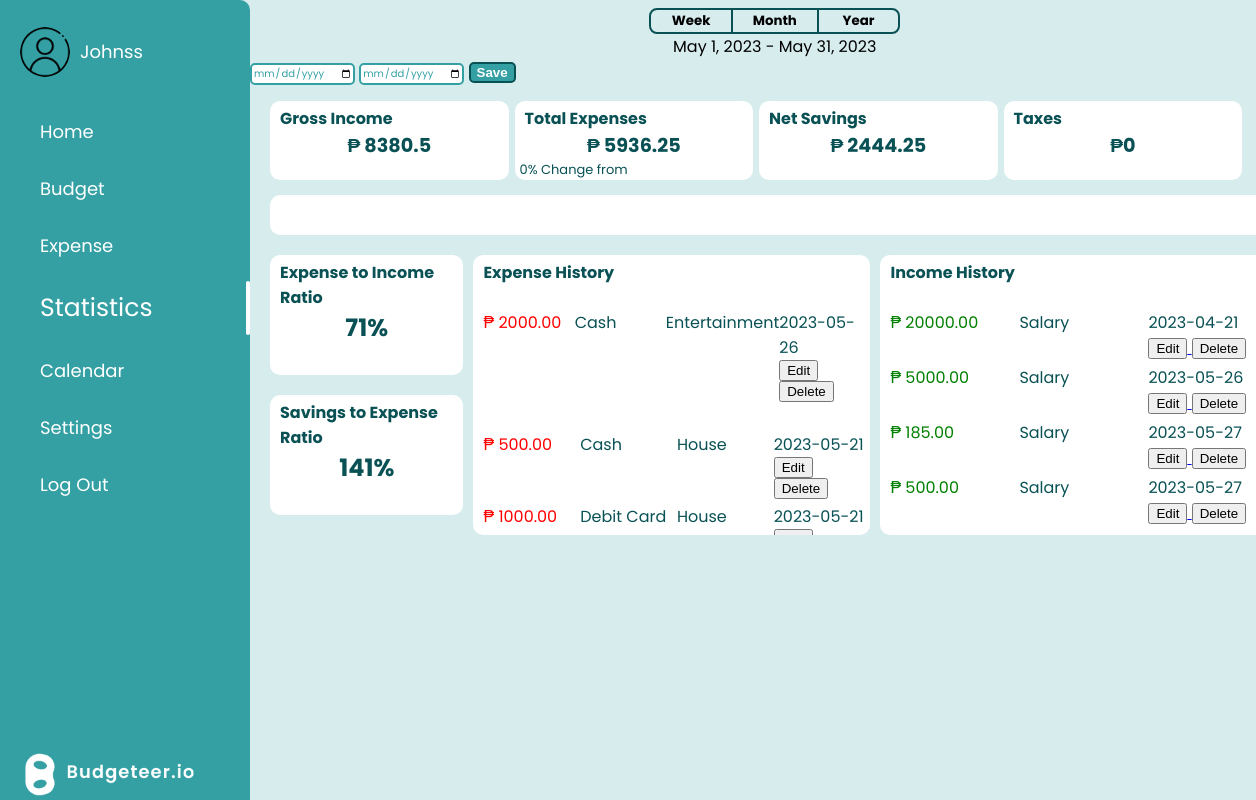
The app's page /budgeteer/summary.php (signed in) with its own data.
### tables this page shows
CREATE TABLE `users` (
  `user_id` int(11) NOT NULL,
  `first_name` varchar(255) NOT NULL,
  `last_name` varchar(255) NOT NULL,
  `username` varchar(20) NOT NULL,
  `email` varchar(50) NOT NULL,
  `password` varchar(255) NOT NULL
);

CREATE TABLE `expenses` (
  `expense_id` int(11) NOT NULL,
  `user_id` int(11) NOT NULL,
  `expense_amount` decimal(8,2) NOT NULL,
  `expense_date` date NOT NULL,
  `payment_method_id` int(11) NOT NULL,
  `category_id` int(11) NOT NULL,
  `expense_comment` varchar(100) DEFAULT NULL
);

CREATE TABLE `payment_methods` (
  `payment_method_id` int(11) NOT NULL,
  `payment_method` varchar(50) NOT NULL
);

CREATE TABLE `incomes` (
  `income_id` int(11) NOT NULL,
  `user_id` int(11) NOT NULL,
  `income_amount` decimal(8,2) NOT NULL,
  `income_date` date NOT NULL,
  `category_id` int(11) NOT NULL,
  `income_comment` varchar(100) DEFAULT NULL
);

### budgeteer/summary.php (the view, shortened to what this page needs)
<?php
	$startDate = 00-00-00;
	$endDate = 00-00-00;
	if(isset($_SESSION['loggedUserId'])) {
		require_once 'database.php';
    $month = date('m');
		$year = date('Y');
		$startDate = date('Y-m-01', mktime(0, 0, 0, $month, 1, $year));
		$endDate = date('Y-m-t', mktime(0, 0, 0, $month, 1, $year));
			$expensesQuery = $db -> prepare(
			"SELECT e.category_id, ec.expense_category, SUM(e.expense_amount) AS expense_amount
			FROM expenses e NATURAL JOIN expense_categories ec
			WHERE e.user_id=:loggedUserId AND e.expense_date BETWEEN :startDate AND :endDate
			GROUP BY e.category_id
			ORDER BY expense_amount DESC");
			$expensesQuery -> execute([':loggedUserId'=> $_SESSION['loggedUserId'], ':startDate'=> $startDate, ':endDate'=> $endDate]);
			$expensesOfLoggedUser = $expensesQuery -> fetchAll();
			$incomesQuery = $db -> prepare(
			"SELECT i.category_id, ic.income_category, SUM(i.income_amount) AS income_amount
			FROM incomes i NATURAL JOIN income_categories ic
			WHERE i.user_id=:loggedUserId AND i.income_date BETWEEN :startDate AND :endDate
			GROUP BY i.category_id
			ORDER BY income_amount DESC");
			$incomesQuery -> execute([':loggedUserId'=> $_SESSION['loggedUserId'], ':startDate'=> $startDate, ':endDate'=> $endDate]);
			$incomesOfLoggedUser = $incomesQuery -> fetchAll();
	} else {
		header ("Location: login.php");
		exit();
	}
?>
<!DOCTYPE html>
<html>
<head>
	  <link rel="stylesheet" type="text/css" href="summary1.css">
    <link rel="stylesheet" href="https://cdnjs.cloudflare.com/ajax/libs/font-awesome/6.2.1/css/all.min.css">
</head>
<body onload="drawChart(incomes, expenses)" onresize="drawChart(incomes, expenses)">
	<div class="navbar">
		<div class="profile">
			<img src="images/profile pic.png" alt="Profile Picture">
			<?php
				$servername = "localhost";
				$username = "root";
				$password = "";
				$dbname = "my_budget";
				$conn = new mysqli($servername, $username, $password, $dbname);
				$user_id = $_SESSION['loggedUserId'];
				$sql = "SELECT first_name FROM users WHERE user_id = '$user_id'";
				$result =  mysqli_query($conn, $sql);
				if (mysqli_num_rows($result) > 0) {
					$row = mysqli_fetch_assoc($result);
					$current_fname = $row['first_name'];
				}
				echo'<p>';
				echo $current_fname;
				echo'</p>';
			?>
		</div>
		<ul>
			<li>
        <?php
          $userStartDate = date('Y-m-d');
		      $userEndDate = date('Y-m-d');
          echo '<a href="home.php?userStartDate='.$userStartDate.'&userEndDate='.$userEndDate.'">Home</a>';
        ?>
      </li>
			<li><a href="budget.php">Budget</a></li>
      <li><a href="expense.php">Expense</a></li>
			<li>
        <?php
          $userStartDate = date('Y-m-01');
          $userEndDate = date('Y-m-t');
          echo '<a href="summary.php?userStartDate='.$userStartDate.'&userEndDate='.$userEndDate.'.&period=month" class="active">Statistics</a>';
        ?>
      </li>
      <li><a href="calendar.php">Calendar</a></li>
      <li><a href="settings.php">Settings</a></li>
      <li><a href="logout.php">Log Out</a></li>
		</ul>
        <div class="logo">
            <img src="images/Logo3.png" alt="Logo">
          </div>
	</div>
<div class="container">
      <div class="center-div" >
        <div class="date-buttons">
              <?php
                $today = date('Y-m-d');
                $userStartDate = date('Y-m-d', strtotime('last Sunday', strtotime($today)));
                $userEndDate = date('Y-m-d', strtotime('next Saturday', strtotime($userStartDate)));
              ?>
              <button class="weekButton" onclick="location.href='summary.php?userStartDate=<?php echo $userStartDate; ?>&userEndDate=<?php echo $userEndDate; ?>&period=week'">Week</button>
              <?php
                $userStartDate = date('Y-m-01');
                $userEndDate = date('Y-m-t');
              ?>
              <button class="monthButton" onclick="location.href='summary.php?userStartDate=<?php echo $userStartDate; ?>&userEndDate=<?php echo $userEndDate; ?>&period=month'">Month</button>
              <?php
                $userStartDate = date('Y-01-01');
                $userEndDate = date('Y-12-31');
              ?>
              <button class="yearButton" onclick="location.href='summary.php?userStartDate=<?php echo $userStartDate; ?>&userEndDate=<?php echo $userEndDate; ?>&period=year'">Year</button>
        </div>
        <div class="date-range">
            <?php
            echo "<span class='date' id ='result'>".date('M j, Y', strtotime($startDate))."</span>  -  <span class='date' id ='result'>".date('M j, Y', strtotime($endDate))."</span>";
            ?>
        </div>
  </div>
            <div class="test">
            <form action="summary.php" method="GET" >
              <input class="date-range-input" type="date" name="userStartDate" required>
              <input class="date-range-input" type="date" name="userEndDate" required>
              <button type="submit" class="date-range-saveBtn">Save</button>
            </form>
            <?php
              $startDate = $_GET['userStartDate'] ?? $userStartDate;
              $endDate = $_GET['userEndDate'] ?? $userEndDate;
            ?>
            </div>
  </div>
  <div class="container-upper">
  <div class="grossIncome">
        <div class="box-label">Gross Income </div>
        <?php
          $totalIncomes = 0;
          foreach ($incomesOfLoggedUser as $incomes) {
                    $totalIncomes += $incomes['income_amount'];
          }
          echo'<div class="stat-amount"><center>₱ ';
          echo $totalIncomes;
          echo'</center></div>';
        ?>
  </div>
      <div class="totalExpense">
            <div class="box-label">Total Expenses </div>
            <?php
                    $totalExpenses = 0;
                    foreach ($expensesOfLoggedUser as $expenses) {
                      $totalExpenses += $expenses['expense_amount'];
                    }
                $prevPeriodLabel = '';
                $percentageChange = 0;
                $changeIndicator = '';
                if ($percentageChange > 0) {
                  $changeIndicator = 'Increase';
                } elseif ($percentageChange < 0) {
                  $changeIndicator = 'Decrease';
                } else {
                  $changeIndicator = 'Change';
                }
                echo '<div class="stat-amount"><center>';
                echo "<tr class=\"summary\"><td class=\"total\">₱ </td><td class=\"sum\">{$totalExpenses}</td></tr>";
                echo '</center></div>';
                echo "<div class='change-per'><tr style='font-size:small;' class=\"summary\"><td class=\"indicator\"></td><td class=\"indicator\">{$percentageChange}% {$changeIndicator} from {$prevPeriodLabel}</td></tr></div>";
                  ?>
      </div>
        <div class="netSavings">
              <div class="box-label">Net Savings </div>
              <?php
                  $totalIncomes = 0;
                  $totalExpenses = 0;
                  foreach ($incomesOfLoggedUser as $incomes) {
                    $totalIncomes += $incomes['income_amount'];
                  }
                  foreach ($expensesOfLoggedUser as $expenses) {
                    $totalExpenses += $expenses['expense_amount'];
                  }
                    $balance = $totalIncomes - $totalExpenses;
                    echo '<div class="stat-amount"><center>₱ '.$balance.'</center></div>';
                  ?>
        </div>
        <div class="taxes">
          <div class="box-label">Taxes </div>
          <?php
            $totalIncomes = 0;
            foreach ($incomesOfLoggedUser as $incomes) {
              $totalIncomes += $incomes['income_amount'];
            }
            $taxRate = 0;
            if ($totalIncomes > 0 && $totalIncomes <= 250000) {
                $taxRate = 0;
            } elseif ($totalIncomes > 250000 && $totalIncomes <= 400000) {
                $taxRate = 0.15;
            } elseif ($totalIncomes > 400000 && $totalIncomes <= 800000) {
                $taxRate = 0.2;
            } elseif ($totalIncomes > 800000 && $totalIncomes <= 2000000) {
                $taxRate = 0.25;
            } elseif ($totalIncomes > 2000000 && $totalIncomes <= 8000000) {
                $taxRate = 0.3;
            } elseif ($totalIncomes > 8000000) {
                $taxRate = 0.35;
            }
            $taxValue = $totalIncomes * $taxRate;
            echo'<div class="stat-amount"><center>₱';
            echo $taxValue;
            echo'</center></div>';
          ?>
        </div>
  </div>
  <div class="container-chart">
            <?php
            $totalIncomes = 0;
            $totalExpenses = 0;
            foreach ($incomesOfLoggedUser as $incomes) {
              $totalIncomes += $incomes['income_amount'];
            }
            foreach ($expensesOfLoggedUser as $expenses) {
              $totalExpenses += $expenses['expense_amount'];
            }
            ?>
  </div>
  <div class="container-lower">
      <div class="exp-to-inc">
        <div class="box-label">Expense to Income Ratio </div>
        <?php
          $eiRatio = 0;
          if ($totalIncomes != 0) {
            $eiRatio = round(($totalExpenses  / $totalIncomes) * 100);
          }
          echo'<div class="ratio"><center>';
          echo $eiRatio.'%';
          echo'</center></div>';
        ?>
      </div>
      <div class="savings-to-exp">
        <div class="box-label">Savings to Expense Ratio </div>
        <?php
          $siRatio = 0;
          if ($totalExpenses != 0) {
            $siRatio = round(($totalIncomes / $totalExpenses) * 100);
          }
          echo'<div class="ratio"><center>';
          echo $siRatio.'%';
          echo'</center></div>';
        ?>
      </div>
      <div class="exp-history">
        <div class="box-label">Expense History </div>
            <br>
              <?php
								foreach ($expensesOfLoggedUser as $expenses) {
									$expensesTableRowsQuery = $db -> prepare(
									"SELECT *
									FROM expenses e NATURAL JOIN payment_methods pm
									WHERE e.category_id=:expenseCategoryId AND e.user_id=:loggedUserId AND e.expense_date BETWEEN :startDate AND :endDate
									ORDER BY e.expense_date ASC");
									$expensesTableRowsQuery -> execute([':loggedUserId' => $_SESSION['loggedUserId'], ':expenseCategoryId' => $expenses['category_id'], ':startDate'=> $startDate, ':endDate'=> $endDate]);
									$expensesOfSpecificCategory = $expensesTableRowsQuery -> fetchAll();
									foreach ($expensesOfSpecificCategory as $categoryExpense) {
										echo "<div class='exp'>
                    <tr>
                      <div class='expAmount'> ₱
                        <td class=\"amount\" style='color: red;'>{$categoryExpense['expense_amount']}  </td>
                        </div>
                      <div class='expPayment'>
                        <td class=\"payment\">{$categoryExpense['payment_method']}</td>
                        </div>
                      <div class='expCategory'>
                        <td class=\"date\">{$expenses['expense_category']}</td>
                        </div>
                      <div class='expDate'>
                        <td class=\"date\">{$categoryExpense['expense_date']}</td>
                      </div>
                      <div class='expComment'>
                        <td class=\"comment\">{$categoryExpense['expense_comment']}<br></td>
                        </div>
              </tr>
              <td>
              <div class=\"col-md-11\">
              <a href=\"change_expense.php?expense_id={$categoryExpense['expense_id']});\">
                  <button class=\"btn-lg mt-3 mb-2 mx-1 signButton bg-primary\" type=\"button\">
                    <i class=\"icon-floppy\"></i> Edit
                  </button>
                </a>
                <a data-toggle=\"modal\" data-target=\"#discardExpenseModal\">
                <a href=\"delete_expense.php?expense_id={$categoryExpense['expense_id']};\">
                  <button class=\"btn-lg mt-3 mb-2 mx-1 signButton bg-danger\">
                    <i class=\"icon-cancel-circled\"></i> Delete
                  </button>
                </a>
              </div>
               </div>";
									}
                  echo'<br>';
								}
							?>
      </div>
      <div class="inc-history">
        <div class="box-label">Income History </div>
            <br>
            <?php
								foreach ($incomesOfLoggedUser as $incomes) {
									$incomesTableRowsQuery = $db -> prepare(
									"SELECT *
									FROM incomes
									WHERE category_id=:incomeCategoryId AND user_id=:loggedUserId AND income_date BETWEEN :startDate AND :endDate
									ORDER BY income_date ASC");
									$incomesTableRowsQuery -> execute([':loggedUserId' => $_SESSION['loggedUserId'], ':incomeCategoryId' => $incomes['category_id'], ':startDate'=> $startDate, ':endDate'=> $endDate]);
									$incomesOfSpecificCategory = $incomesTableRowsQuery -> fetchAll();
									foreach ($incomesOfSpecificCategory as $categoryIncome) {
										echo "<div class='inc'>
                    <tr>
                    <div class='incAmount'>₱
                      <td class=\"amount\">{$categoryIncome['income_amount']}  </td>
                      </div>
                      <div class='incCategory'>
                      <td class=\"comment\">{$incomes['income_category']}<br></td>
                      </div>
                    <div class='incDate'>
                      <td class=\"date\">{$categoryIncome['income_date']}</td>
                      </div>
                    <div class='incComment'>
                      <td class=\"comment\">{$categoryIncome['income_comment']}<br></td>
                      </div>
										</tr>
										<td>
										<div class=\"col-md-11\">
										<a href=\"change_income.php?income_id={$categoryIncome['income_id']});\">
												<button class=\"btn-lg mt-3 mb-2 mx-1 signButton bg-primary\" type=\"button\">
													<i class=\"icon-floppy\"></i> Edit
												</button>
											</a>
											<a data-toggle=\"modal\" data-target=\"#discardExpenseModal\">
											<a href=\"delete_income.php?income_id={$categoryIncome['income_id']};\">
												<button class=\"btn-lg mt-3 mb-2 mx-1 signButton bg-danger\">
													<i class=\"icon-cancel-circled\"></i> Delete
												</button>
											</a>
										</div>
                    </div>";
									}
                  echo'<br>';
								}
							?>
      </div>
    </div>
</body>
</html>

### records on screen
users: first_name "Johnss"
expenses: expense_amount "2000.00", payment_method.payment_method "Cash", expense_category "Entertainment", expense_date "2023-05-26"
expenses: expense_amount "500.00", payment_method.payment_method "Cash", expense_category "House", expense_date "2023-05-21"
expenses: expense_amount "1000.00", payment_method.payment_method "Debit Card", expense_category "House", expense_date "2023-05-21"
incomes: income_amount "20000.00", income_category "Salary", income_date "2023-04-21"
incomes: income_amount "5000.00", income_category "Salary", income_date "2023-05-26"
incomes: income_amount "185.00", income_category "Salary", income_date "2023-05-27"
incomes: income_amount "500.00", income_category "Salary", income_date "2023-05-27"

### other values on screen
date('M j, Y', strtotime($startDate)) "May 1, 2023"
date('M j, Y', strtotime($endDate)) "May 31, 2023"
$totalIncomes "8380.5"
$totalExpenses "5936.25"
$percentageChange "0"
$changeIndicator "Change"
$balance "2444.25"
$taxValue "0"
$eiRatio "71"
$siRatio "141"
